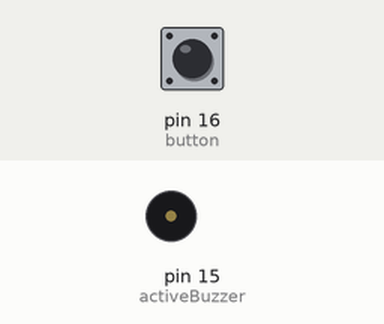
Simulated run of this program. Board: MicroPython board. Parts: buzzer (waves = sounding, pin HIGH). The test bench sets the inputs (shaded band); at power-on: pin 16 (button) HIGH.

Above: at 1.2 s.
1.3 s: pin 16 (button) pulled LOW for 0.15 s
At 1.37 s:
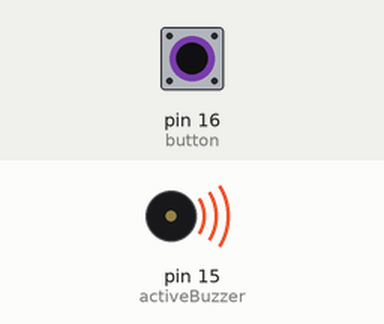
2.9 s: pin 16 (button) pulled LOW for 3.2 s
At 7.0 s:
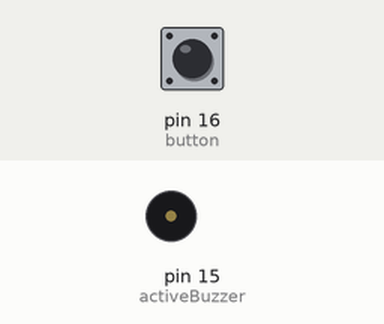
Timing chart, 0 to 8.5 s (numbered marks = the images above; inputs shaded):
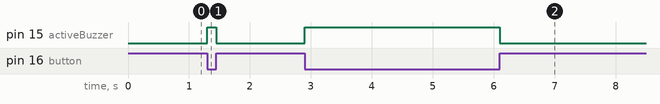

The program:

07.1_Doorbell.py
```python
from machine import Pin
import time

button=Pin(16,Pin.IN,Pin.PULL_UP)
activeBuzzer=Pin(15,Pin.OUT)
activeBuzzer.value(0)

while True:
    if not button.value():
        activeBuzzer.value(1)
    else:
        activeBuzzer.value(0)
```

Measured:
- after the input at 1.3 s, pin 15 (activeBuzzer): LOW → HIGH at once, → LOW 0.15 s later
- after the input at 2.9 s, pin 15 (activeBuzzer): LOW → HIGH at once, → LOW 3.2 s later
